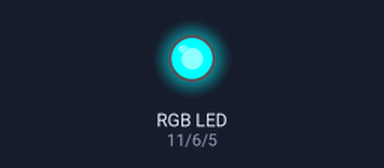
A sketch run on a simulated Arduino Uno, built with avr-gcc and run on an emulated ATmega328P. Parts: an RGB LED mixed from three pins (HIGH = lit).

Above: at 0.1 s.
At 5.6 s:
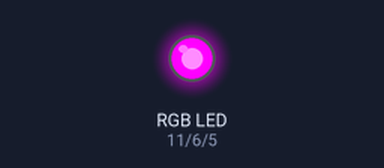
At 10.52 s:
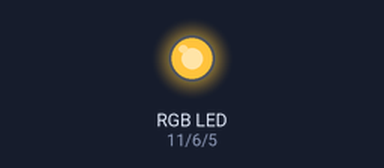
At 16.08 s:
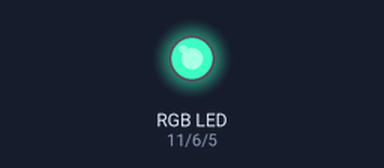
At 27.8 s:
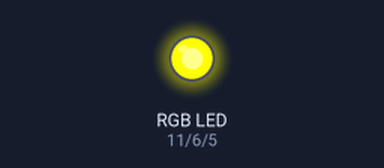
At 38.32 s:
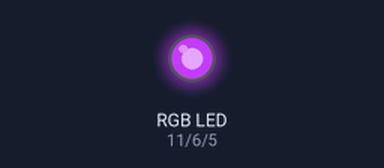
Timing chart, 0 to 40.0 s (numbered marks = the images above):
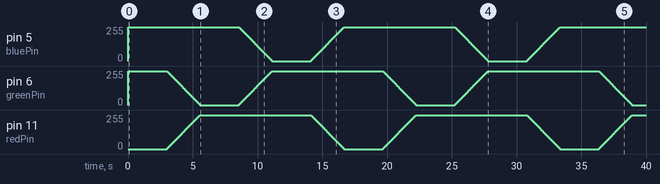

The sketch:

hamelion_fadecolor_millis.ino
```cpp
const int bluePin = 5;    // Пин для красного цвета
const int greenPin = 6; // Пин для зеленого цвета
const int redPin = 11;  // Пин для синего цвета


class RGBFullAnimation
{
  public:
    RGBFullAnimation() {}

    void InitAnimation(int _RPin, int _GPin, int _BPin, int _DelayAnim, int _DelayColor, int _Brightness)
    {
        StopAnimation();
        RPin = _RPin;
        GPin = _GPin;
        BPin = _BPin;
        DelayAnim = _DelayAnim;
        DelayColor = _DelayColor;
        Brightness = _Brightness;
        CurrDelay = _DelayAnim; // for init start anim
    }

    void OnAnimation()
    {
        unsigned long currentMillis = millis();
        if (currentMillis - last_millis >= CurrDelay)
        {
          last_millis = currentMillis;
          switch (mode)
          {
              case 0: // BLUE
                  if (CurrDelay != DelayAnim) { CurrDelay = DelayAnim; }
                  analogWrite(RPin, colorStep);
                  analogWrite(GPin, Brightness - colorStep);
                  analogWrite(BPin, Brightness);
                  if(!start) { start = true; CurrDelay = DelayColor; } // залокать первый цвет
                  colorStep++;
                  if (colorStep > Brightness)
                  {
                    colorStep = 0;
                    ++mode;
                    CurrDelay = DelayColor;
                  }
                  break;

              case 1: // PURPLE
                  if(CurrDelay != DelayAnim) { CurrDelay = DelayAnim; }
                  analogWrite(GPin, colorStep);
                  analogWrite(BPin, Brightness - colorStep);
                  analogWrite(RPin, Brightness);
                  colorStep++;
                  if (colorStep > Brightness)
                  {
                    colorStep = 0;
                    ++mode;
                    CurrDelay = DelayColor;
                  }
                  break;

              case 2: // YELLOW
                  if(CurrDelay != DelayAnim) { CurrDelay = DelayAnim; }
                  analogWrite(BPin, colorStep);
                  analogWrite(RPin, Brightness - colorStep);
                  analogWrite(GPin, Brightness);
                  colorStep++;
                  if (colorStep > Brightness)
                  {
                    colorStep = 0;
                    mode = 0;
                    CurrDelay = DelayColor;
                  }
                  break;
          }
        }
    }


    void StopAnimation()
    {
      last_millis = 0;
      mode = 0;
      colorStep = 0;
      digitalWrite(RPin, LOW);
      digitalWrite(GPin, LOW);
      digitalWrite(BPin, LOW);
    }


  //private:
    unsigned long last_millis = 0;
    int RPin = 0;
    int GPin = 0;
    int BPin = 0;
    int DelayAnim = 0;
    int DelayColor = 0;
    int CurrDelay = 0;
    int Brightness = 0;
    int mode = 0; // 0 start(red), 1 yellow loop, 2 green loop, 3 blue loop, 4 blue loop, 5 purple loop, 6 red loop
    int colorStep = 0;
    bool start = false;
};


RGBFullAnimation rgbanim;


void setup()
{
  pinMode(redPin, OUTPUT);
  pinMode(greenPin, OUTPUT);
  pinMode(bluePin, OUTPUT);
  //analogWrite(3, 255);
  rgbanim.InitAnimation(redPin, greenPin, bluePin, 10, 3000, 255);
}

void loop()
{
  //Animation1(redPin, greenPin, bluePin, 20, 1000, 255);
  rgbanim.OnAnimation();
}


/*void _loop(){
  // Вызываем функцию установки цвета и в качестве параметров передаем номер пина.
  // Используем вызов 3 раза со сменой пинов, для перетекания из одного цвета в другой.
  setFadeColor(redPin,greenPin,bluePin);
  setFadeColor(greenPin,bluePin,redPin);
  setFadeColor(bluePin,redPin,greenPin);
}

// Функция, которая устанавливает для каждого пина(RGB канала)
// свой алгоритм изменения цвета
void setFadeColor(int cPin1,int cPin2,int cPin3){
  for(int i=0;i<=255;i++){
    analogWrite(cPin1, i);
    analogWrite(cPin2, 255-i);
    analogWrite(cPin3, 255);
    delay(5);
  }
}*/
```
